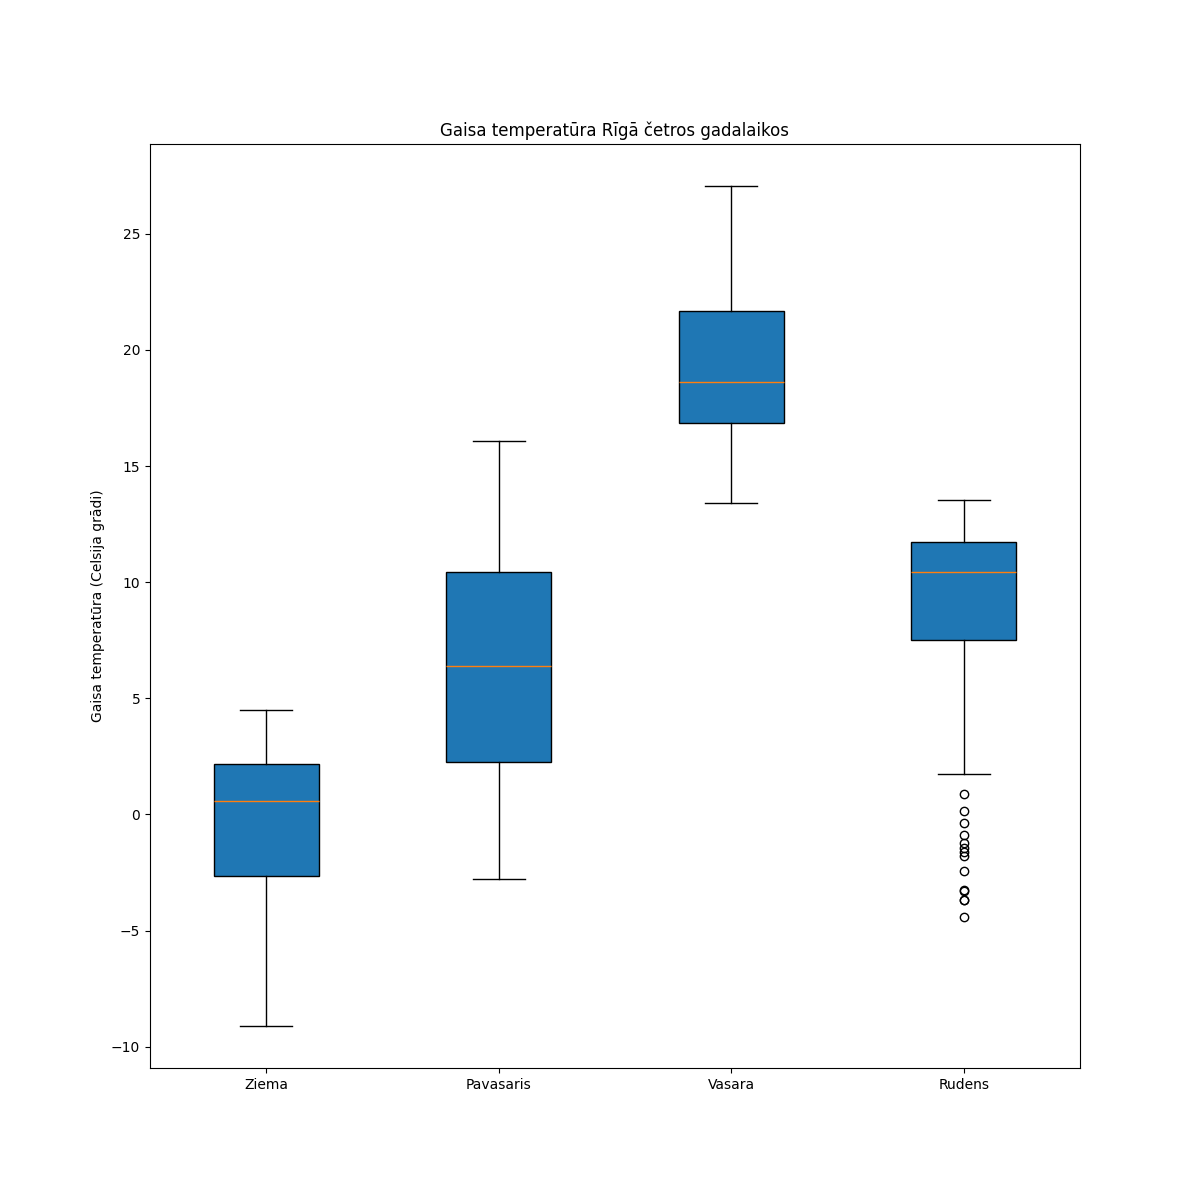

Recreate this plot in Python.
import numpy as np
import pathlib
import matplotlib.pyplot as plt
import data_utils
import re
import argparse
from enum import Enum

# Data related
DATA_PATH = pathlib.Path("./data")
AVERAGE_TEMPERATURE_FILE = DATA_PATH.joinpath("gaisaTemperatura2022.xlsx")
CHART_TITLE = "Gaisa temperatūra Rīgā četros gadalaikos"
Y_LABEL = "Gaisa temperatūra (Celsija grādi)"
X_LABEL_INDEX = 0
Y_LABEL_INDEX = 0
SEASON_COUNT = 4
SEASONS = Enum('Color', ["Ziema", "Pavasaris", "Vasara", "Rudens"], start=0)
MONTHS_TO_SEASONS = {
    # Ziema
    1: SEASONS(0).value,
    2: SEASONS(0).value,
    # Pavasaris
    3: SEASONS(1).value,
    4: SEASONS(1).value,
    5: SEASONS(1).value,
    # Vasara
    6: SEASONS(2).value,
    7: SEASONS(2).value,
    8: SEASONS(2).value,
    # Rudens
    9: SEASONS(3).value,
    10: SEASONS(3).value,
    11: SEASONS(3).value,
    12: SEASONS(0).value,
}

# Matplotlib configuration
PX = 1 / plt.rcParams['figure.dpi']
FIG_SIZE = (1200 * PX, 1200 * PX)
MAXIMUM_DAYS_IN_A_MONTH = 31
MONTHS_PER_SEASON = 3

# Showing or saving mode with CLI arguments
parser = argparse.ArgumentParser(
    prog='second_exercise',
    description='Makes a box plot from xlsx file',
)
parser.add_argument(
    "--show",
    action=argparse.BooleanOptionalAction,
    help="Option for showing the resulting chart",
)
parser.add_argument(
    "--run",
    action=argparse.BooleanOptionalAction,
    help="Run the program without showing anything",
)
parser.add_argument(
    "--save",
    help="Option for saving the chart in the specified path",
)
args = parser.parse_args()
RUN = args.run
SAVE_FILE = True if args.save else False
SAVE_FILENAME = args.save
if SAVE_FILENAME:
    SAVE_FILEPATH = pathlib.Path(SAVE_FILENAME)
else:
    SAVE_FILEPATH = None
SHOW_CHART = True if args.show else False
if not SAVE_FILE and not SHOW_CHART and not RUN:
    parser.print_help()
    exit(0)


def get_index_of_first_less_or_equal(n, list_):
    index_ = -1
    for item in enumerate(list_):
        i, val = item
        if n >= val:
            index_ = i
    return index_


# Parsing the data from spreadheets
spreadsheet = data_utils.get_work_sheet_by_index(AVERAGE_TEMPERATURE_FILE,
                                                 index=0)
data_arr = data_utils.array_from_sheet(spreadsheet, X_LABEL_INDEX,
                                       Y_LABEL_INDEX)
y_labels = data_utils.get_y_labels(spreadsheet, X_LABEL_INDEX, Y_LABEL_INDEX)

season_day_count = np.full(len(SEASONS), 0, dtype=np.int_)
total_day_count = len(y_labels)
# The size of data arrays is the maximum possible month size
maximal_length_of_season = MAXIMUM_DAYS_IN_A_MONTH * MONTHS_PER_SEASON
season_daily_averages = [
    np.full(maximal_length_of_season, np.nan) for i in range(0, len(SEASONS))
]
for i, label in enumerate(y_labels):
    # Detect the month from a datetime string
    month_num_str = re.match(r'\d+\.(\d+)\.\d+', label).group(1)
    month_num_str = re.sub(r'^0+', '', month_num_str)
    daily_average = np.average(data_arr[i])
    month_num = int(month_num_str)
    season_num = MONTHS_TO_SEASONS[month_num]
    day_index = season_day_count[season_num]
    season_daily_averages[season_num][day_index] = daily_average
    season_day_count[season_num] += 1
for i in range(0, len(season_daily_averages)):
    arr = season_daily_averages[i]
    # Remove the NaN numbers from the arrays
    # for correct box plots
    season_daily_averages[i] = arr[~np.isnan(arr)]

# Making the box plot
fig, ax = plt.subplots(figsize=FIG_SIZE)
labels = [season.name for season in SEASONS]
bplot = ax.boxplot(season_daily_averages,
                   vert=True,
                   patch_artist=True,
                   labels=labels)
plt.ylabel(Y_LABEL)
plt.title(CHART_TITLE)
if SAVE_FILE:
    plt.savefig(fname=SAVE_FILEPATH)
if SHOW_CHART:
    plt.show()
